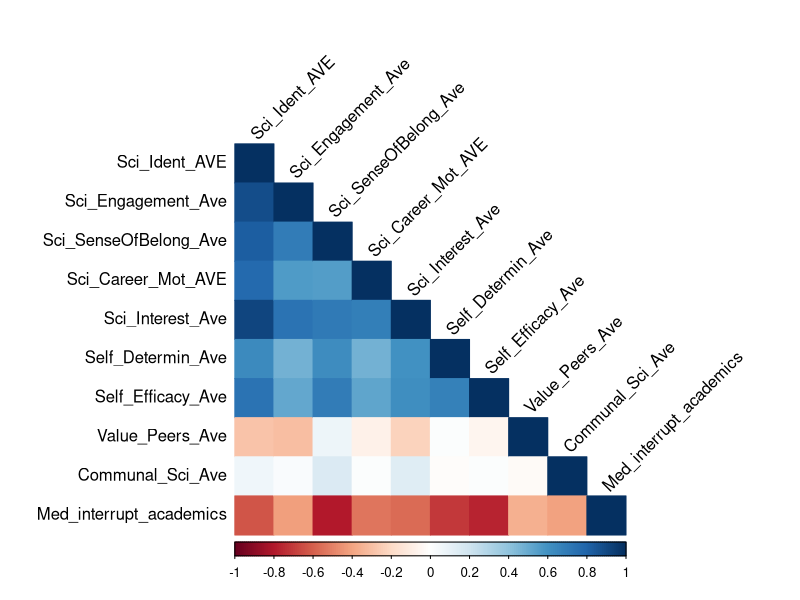

Source code (R):
# Install and load the 'readr' package for reading the data
# install.packages("readr")
library(readr)
library(corrplot)

# Create a variable with the dataset
data <- "Variable,Sci_Ident_AVE,Sci_Engagement_Ave,Sci_SenseOfBelong_Ave,Sci_Career_Mot_AVE,Sci_Interest_Ave,Self_Determin_Ave,Self_Efficacy_Ave,Value_Peers_Ave,Communal_Sci_Ave,Med_interrupt_academics
Sci_Ident_AVE,1,.664**,.602**,.579**,.676**,.452**,.523**,.110*,.261**,-0.001
Sci_Engagement_Ave,.664**,1,.601**,.507**,.609**,.448**,.454**,.158**,.285**,0.102
Sci_SenseOfBelong_Ave,.602**,.601**,1,.471**,.583**,.497**,.532**,.312**,.315**,-.150*
Sci_Career_Mot_AVE,.579**,.507**,.471**,1,.581**,.425**,.440**,.247**,.257**,0.006
Sci_Interest_Ave,.676**,.609**,.583**,.581**,1,.520**,.500**,.189**,.343**,0.029
Self_Determin_Ave,.452**,.448**,.497**,.425**,.520**,1,.509**,.260**,.221**,-0.095
Self_Efficacy_Ave,.523**,.454**,.532**,.440**,.500**,.509**,1,.201**,.216**,-.164*
Value_Peers_Ave,.110*,.158**,.312**,.247**,.189**,.260**,.201**,1,.214**,0.004
Communal_Sci_Ave,.261**,.285**,.315**,.257**,.343**,.221**,.216**,.214**,1,-0.013
Med_interrupt_academics,-0.001,0.102,-.150*,0.006,0.029,-0.095,-.164*,0.004,-0.013,1"

# Read the data into a dataframe
df <- read.csv(text = data, check.names = FALSE)

# Remove the asterisks and convert the columns to numeric
df[-1] <- sapply(df[-1], function(x) as.numeric(gsub("\\**", "", x)))

# View the reformatted dataframe
df

# Install and load the 'corrplot' package
# install.packages("corrplot")
library(corrplot)

# Create a subset of the dataframe without the first row and column
df_subset <- df[-1, -1]

# Extract the labels for the columns from the first row of df
col_labels <- unname(df[1, -1])

# Extract the labels for the rows from the first column of df
row_labels <- unname(df[-1, 1])

# Convert the subset to a correlation matrix
corr_matrix <- cor(df_subset)

# Create the correlation plot using corrplot
plot <- corrplot(corr_matrix, type = 'lower', method = 'color',tl.col = "black",tl.srt = 45)


# Add labels to the columns and rows
plot <- colnames(corr_matrix) <- col_labels
